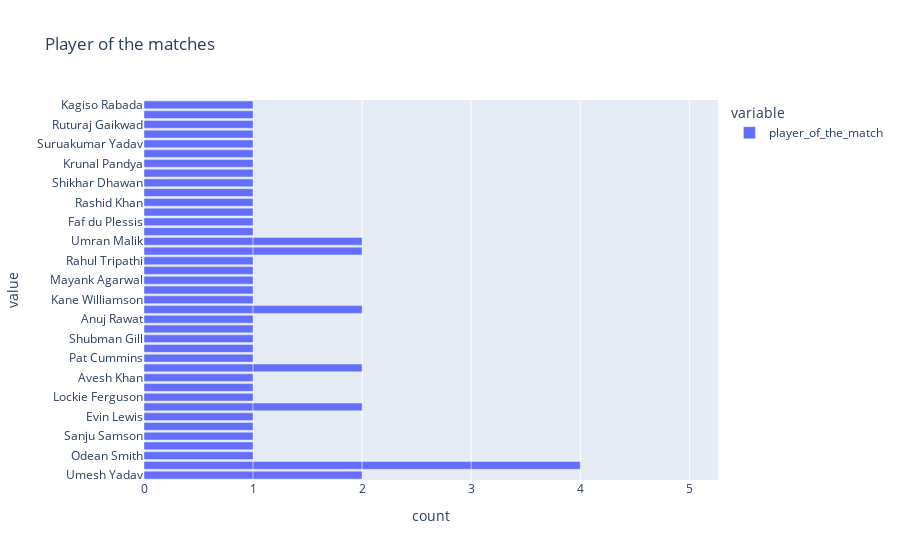

Here is the notebook cell this chart was saved with:
### Markdown cell above
# who wons player of the match more times

### Code cell
fig = px.bar(df,x=["player_of_the_match"],title="Player of the matches")
fig.show()

### Figure 1 — Plotly figure (JSON) as saved in the notebook; plotly's stock layout.template omitted (floating-point values rounded to 4 significant figures)
{"data": [{"hovertemplate": "variable=player_of_the_match<br>count=%{x}<br>value=%{y}<extra></extra>", "legendgroup": "player_of_the_match", "marker": {"color": "#636efa", "pattern": {"shape": ""}}, "name": "player_of_the_match", "orientation": "h", "showlegend": true, "textposition": "auto", "type": "bar", "x": [1, 1, 1, 1, 1, 1, 1, 1, 1, 1, 1, 1, 1, 1, 1, 1, 1, 1, 1, 1, 1, 1, 1, 1, 1, 1, 1, 1, 1, 1, 1, 1, 1, 1, 1, 1, 1, 1, 1, 1, 1, 1, 1, 1, 1, 1, 1, 1, 1, 1, 1, 1, 1], "xaxis": "x", "y": ["Umesh Yadav", "Kuldeep Yadav", "Odean Smith", "Mohammed Shami", "Sanju Samson", "Wanindu Hasaranga", "Evin Lewis", "Umesh Yadav", "Jos Buttler", "Lockie Ferguson", "Liam Livingstone", "Avesh Khan", "Dinesh Karthik", "Pat Cummins", "Quinton de Kock", "Shubman Gill", "Abhishek Sharma", "Anuj Rawat", "Kuldeep Yadav", "Yuzvendra Chahal", "Kane Williamson", "Shivam Dube", "Mayank Agarwal", "Hardik Pandya", "Rahul Tripathi", "K L Rahul", "Dinesh Karthik", "Umran Malik", "David Miller", "Yuzvendra Chahal", "Faf du Plessis", "Kuldeep Yadav", "Mukesh Choudhary", "Jos Buttler", "Rashid Khan", "Marco Jansen", "K L Rahul", "Shikhar Dhawan", "Riyan Parag", "Umran Malik", "Kuldeep Yadav", "Krunal Pandya", "Rahul Tewatia", "Suruakumar Yadav", "Mohsin Khan", "Ruturaj Gaikwad", "Rinku Singh", "Kagiso Rabada", null, null, null, null, null], "yaxis": "y"}], "layout": {"barmode": "relative", "legend": {"title": {"text": "variable"}, "tracegroupgap": 0}, "title": {"text": "Player of the matches"}, "xaxis": {"anchor": "y", "domain": [0, 1], "title": {"text": "count"}}, "yaxis": {"anchor": "x", "domain": [0, 1], "title": {"text": "value"}}}}
